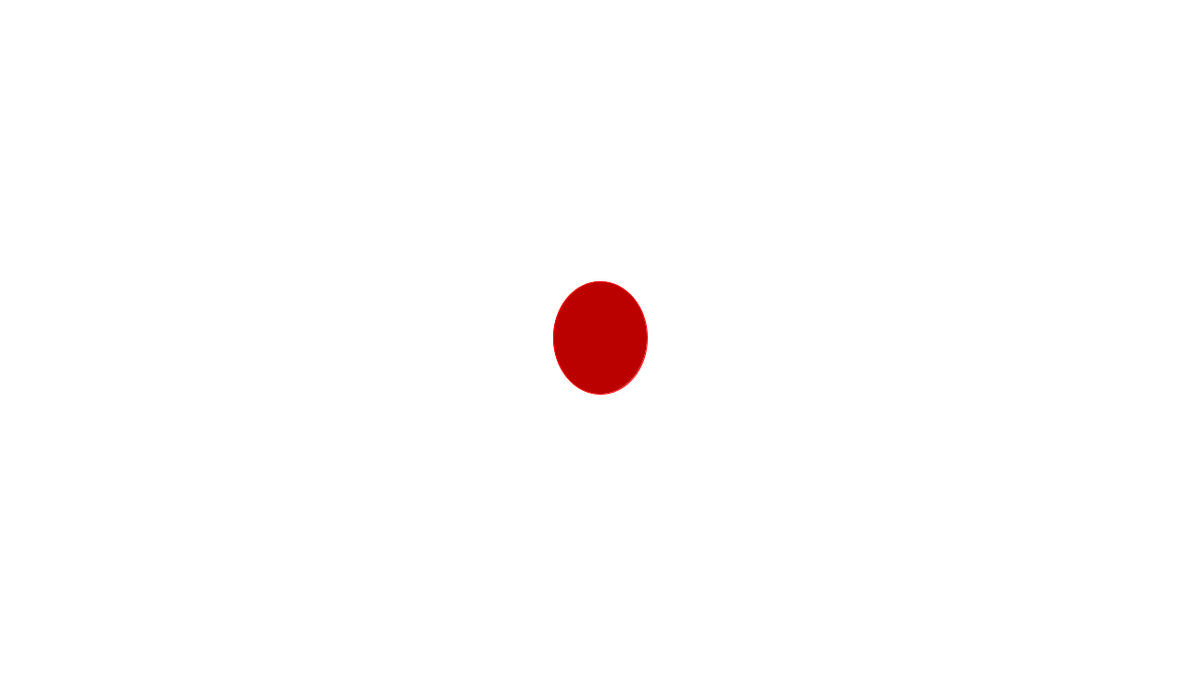
Frame 1 (no input)
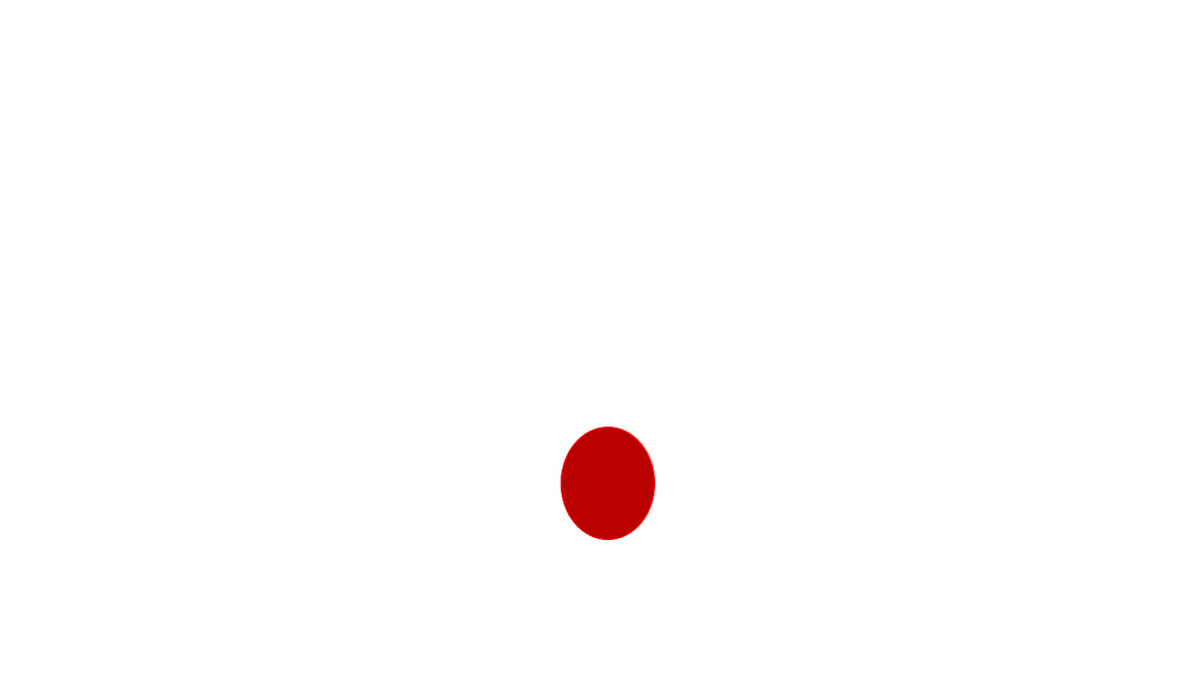
Frame 60 (the mouse pressed at the canvas centre just before this capture)
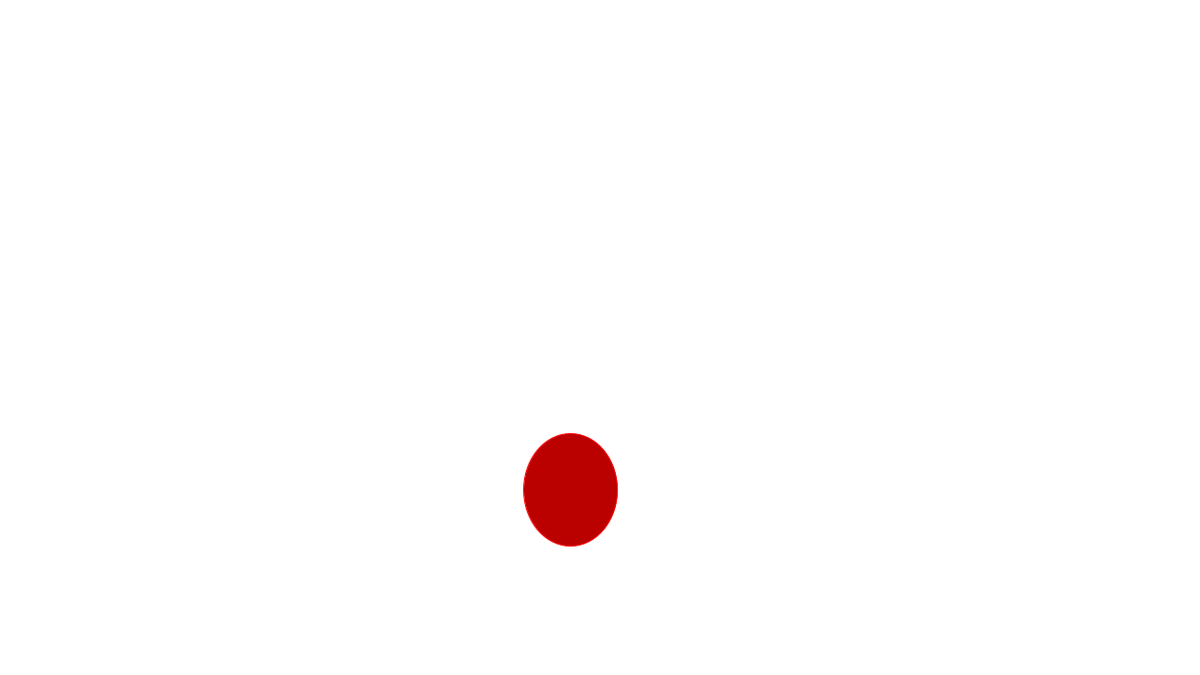
Frame 120 (the mouse held since frame 60 and released just before this capture)

The Processing sketch that drew these frames (run headless with seeded random() and noise(); from frame 60 on, the mouse is pressed at the canvas centre):

// Processing sketch: Exercise2_1
// ── Exercise2_1.pde
PVector wind, gravity;

Balloon b;

float xoff, yoff;

void setup() {
  size(1280, 720);

  wind = new PVector(0.01, 0);
  gravity = new PVector(0, 0.1);

  b = new Balloon(width / 2, height / 2);

  xoff = 0;
  yoff = 1;
}

void draw() {
  background(255);

  wind = new PVector(map(noise(xoff), 0, 1, -0.1, 0.1), map(noise(yoff), 0, 1, -0.1, 0.1));
  b.applyForce(wind);
  b.applyForce(gravity);

  b.checkEdges();
  b.update();
  b.draw();

  xoff += 0.01;
  yoff += 0.01;
}
// ── Balloon.pde
class Balloon {
  PVector acceleration;
  PVector velocity;
  PVector location;

  int h, w;

  Balloon(int x, int y) {
    acceleration = new PVector(0, 0);
    velocity = new PVector(0, 0);
    location = new PVector(x, y);

    h = 120;
    w = 100;
  }

  void applyForce(PVector force) {
    acceleration.add(force);
  }

  void update() {
    velocity.add(acceleration);
    location.add(velocity);
    acceleration.mult(0);
  }

  void checkEdges() {
    if (location.x > width) {
      location.x = width;
      velocity.x *= -1;
    } else if (location.x < 0) {
      velocity.x *= -1;
      location.x = 0;
    }

    if (location.y > height) {
      velocity.y *= -1;
      location.y = height;
    }
  }

  void draw() {
    stroke(#FF0000);
    fill(#BB0000);
    ellipseMode(CENTER);
    ellipse(location.x, location.y, 100, 120);
  }
}
